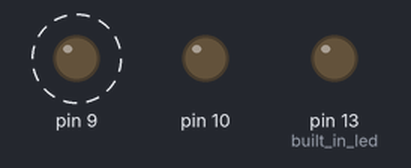
Simulated run of this sketch. Board: Arduino Uno, built with avr-gcc and run on an emulated ATmega328P. Parts: output pins drawn as LEDs (lit = HIGH). Dashed ring = blinking. What the sketch prints to the serial monitor is not drawn.

Above: at 0.5 s.
At 3.5 s:
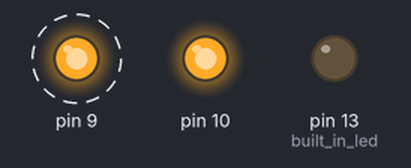
Timing chart, 0 to 5.2 s (numbered marks = the images above):
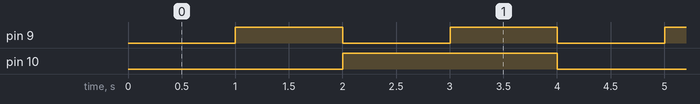

The sketch:

LED.ino
```cpp
// 3-2-0 LED1, LED2 각각 다른 간격으로 온오프

#include <avr/wdt.h>

bool run_once = false;
bool seq1, seq2 = false;
uint16_t count1, count2 = 0;


void setup() {
  //set pins as outputs
  Serial.begin(9600);
  Serial.println("reset");

  pinMode(13, OUTPUT);  // built in led
  pinMode(9, OUTPUT);
  pinMode(10, OUTPUT);

  cli();  //stop interrupts
  set_timer_1KHz();
  sei();  //allow interrupts

  wdt_enable(WDTO_15MS);

}  //end setup

void loop() {
  //do other things here
  wdt_reset();

  if (run_once == true) { // 1ms 마다
    run_once = false;

    digitalWrite(13, HIGH);
    // start
    proc_LED1();
    proc_LED2();

    // end
    digitalWrite(13, LOW);
  }
}

ISR(TIMER1_COMPA_vect) {  // 1ms 마다
  run_once = true;
}

void set_timer_1KHz() {
  //set timer1 interrupt at 1KHz
  TCCR1A = 0;  // set entire TCCR1A register to 0
  TCCR1B = 0;  // same for TCCR1B
  TCNT1 = 0;   //initialize counter value to 0
  // set compare match register for 1KHz increments
  OCR1A = 249;  // = (16*10^6) / (1000*64) - 1 (must be <65536)
  // turn on CTC mode
  TCCR1B |= (1 << WGM12);
  // Set CS11 and CS10 bits for 64 prescaler
  TCCR1B |= (1 << CS11) | (1 << CS10);
  // enable timer compare interrupt
  TIMSK1 |= (1 << OCIE1A);
}

void proc_LED1(void) { //1초 동안 끄고 1초 동안 켜기
  if (seq1 == true) digitalWrite(9, HIGH);
  else digitalWrite(9, LOW);

  if (count1++ >= 1000) {
    count1 = 0;
    seq1 = !seq1;
  }
}

void proc_LED2(void) { //2초 동안 끄고 2초 동안 켜기
  if (seq2 == true) digitalWrite(10, HIGH);
  else digitalWrite(10, LOW);

  if (count2++ >= 2000) {
    count2 = 0;
    seq2 = !seq2;
  }
}
```

Measured:
- by itself, pin 9: alternates HIGH for 1.0 s and LOW for 1.0 s
- by itself, pin 10: alternates HIGH for 2.0 s and LOW for 2.0 s
- by itself, everything shown: repeats every 4.0 s, in 6 steps
